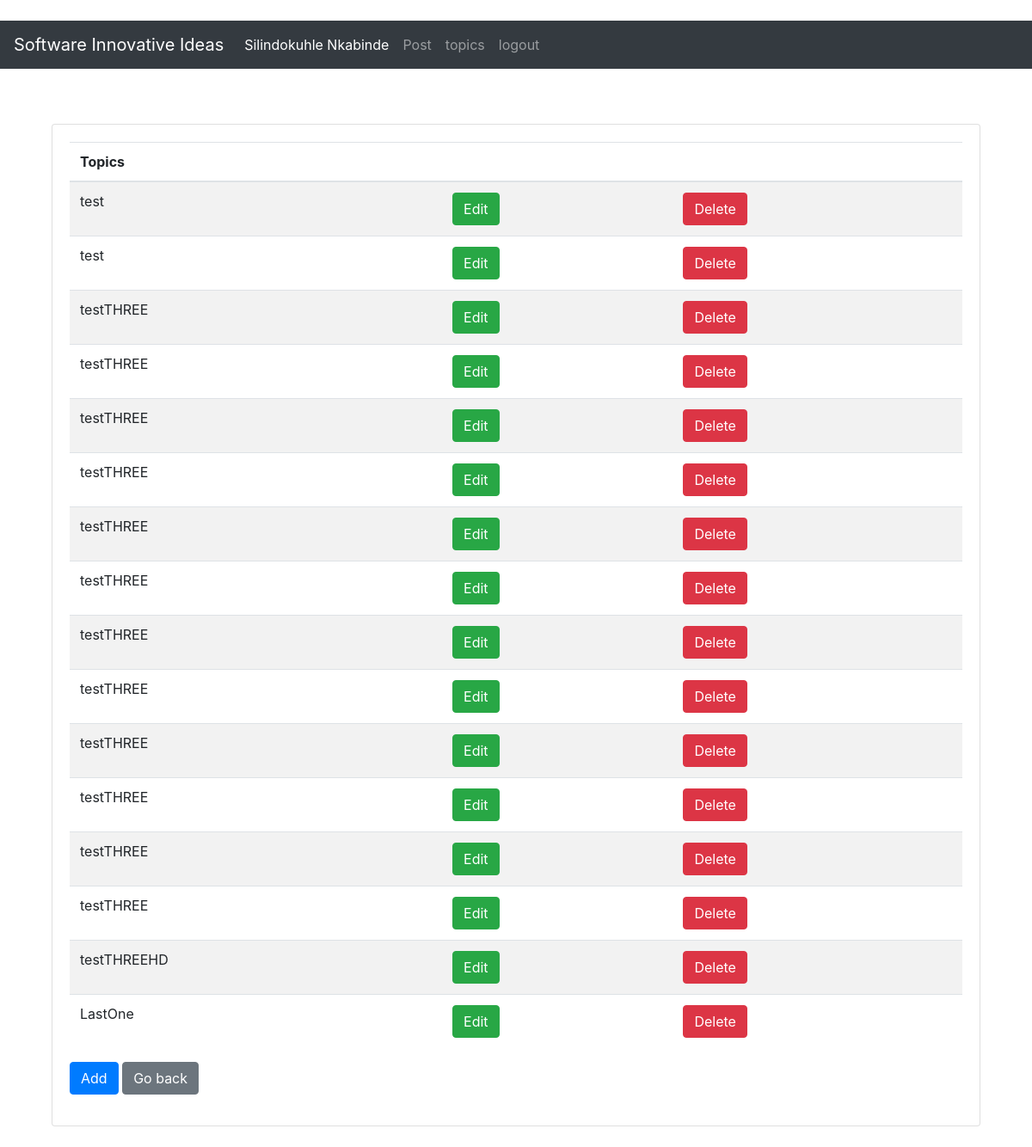
Before: /topics/16 with the older database file.
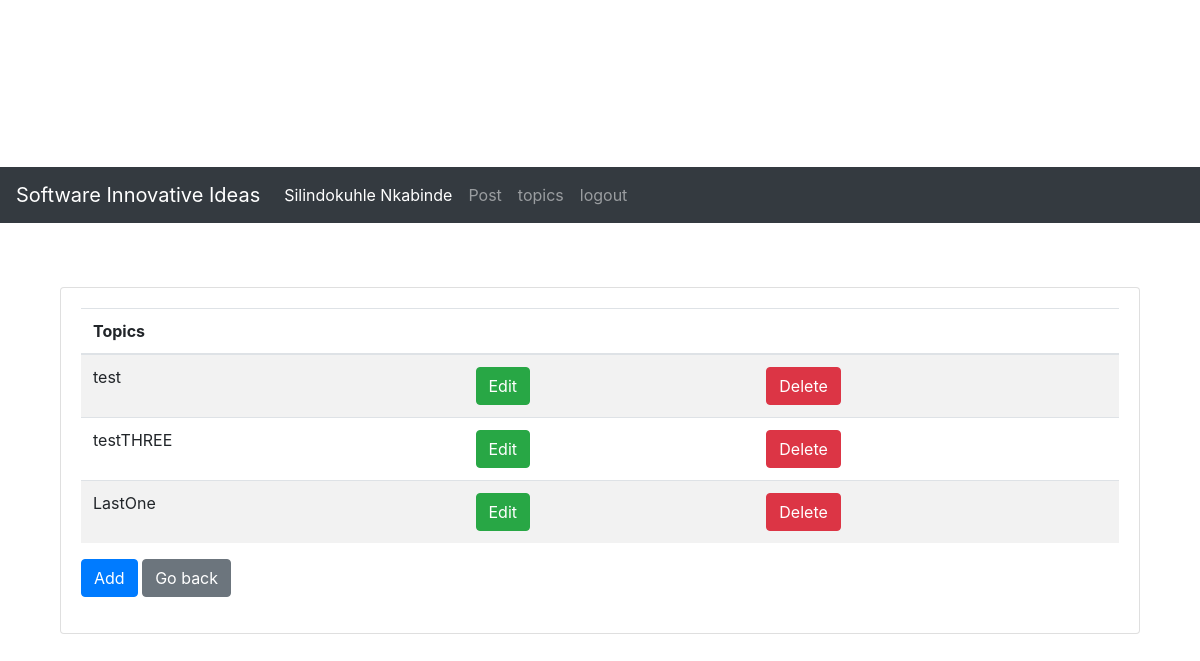
After: the same page with the newer database file.
### blog/models.py (models this page shows)
class Topics(models.Model):
	topic = models.CharField(max_length=255)
	topic_date = models.DateTimeField(max_length=50)

### blog/views.py (the view)
# urls.py: path('topics/<int:userid>', views.topics, name='topics'),
def topics(request, userid):
    print(userid)
    listtopicsqueryresult = topics_queries.list_topics_query();
    if listtopicsqueryresult["success"] == True:
        template = loader.get_template('topics.html')
        context = {"topics": listtopicsqueryresult["result"], "userid": userid}
        return HttpResponse(template.render(context, request))
    template = loader.get_template('topics.html')
    context = {"userid": userid}
    return HttpResponse(template.render(context, request))

### blog/topics_queries.py (called while the page is built)
def list_topics_query():
	result = {"success": False, "result": {}, "error": []}
	try:
		list_topics_query_result = Topics.objects.values().distinct()
		if list_topics_query_result is None:
			return result
		else:
			result["success"] = True
			result["result"] = list_topics_query_result
			result["error"] = []
			return result
		return result
	except Exception as error:
			result["success"] = False
			result["result"] = {}
			result["error"].append(error)
	return result

### blog/templates/topics.html (shortened to what this page needs)
﻿<!DOCTYPE html>
{% load static %}
<html lang="en" xmlns="http://www.w3.org/1999/xhtml">
<head>
    <link rel="stylesheet" href="{% static '.\bootstrap\dist\css\bootstrap.css' %}">
    <link rel="stylesheet" href="{% static '.\bootstrap\dist\css\website\landing.css' %}">
</head>
<body>
    <nav class="navbar navbar-expand-lg navbar-dark bg-dark">
        <a class="navbar-brand" href="#">Software Innovative Ideas</a>
        <div class="collapse navbar-collapse" id="navbarSupportedContent">
            <ul class="navbar-nav mr-auto">
                <li class="nav-item active">
                    <a class="nav-link" href="./myprofile.html">Silindokuhle Nkabinde<span class="sr-only">(current)</span></a>
                </li>
                <li class="nav-item">
                    <a class="nav-link" href="./addpost.html">Post</a>
                </li>
                <li class="nav-item">
                    <a class="nav-link" href="./topics.html">topics</a>
                </li>
                <li class="nav-item">
                    <a class="nav-link" href="/logout/">logout</a>
                </li>
            </ul>
        </div>
    </nav>
    <div class="pt-5 container">
        <div class="row">
            <div class="col-md-12">
                <div class="pt-3 pb-4 container ">
                    <div class="pb-3 card">
                        <div class="card-body">
                            <table class="table table-striped">
                                <thead>
                                    <tr>
                                        <th>Topics</th>
                                        <th></th>
                                        <th></th>
                                    </tr>
                                </thead>
                                <tbody>
                                    {% for x in topics %}
                                    <tr>
                                        <td>{{ x.topic }}</td>
                                        <td><a href="/edittopic/{{x.id}}" class="btn btn-success">Edit</a></td>
                                        <td><a href="/deletetopic/{{x.id}}" class="btn btn-danger">Delete</a></td>
                                    </tr>
                                    {% endfor %}
                                </tbody>
                            </table>
                            <a href="/addtopic/" class="btn btn-primary">Add</a>
                            <a href="/landing/{{userid}}" class="btn btn-secondary">Go back</a>
                        </div>
                    </div>
                </div>
            </div>
        </div>
    </div>
</body>
</html>

Changed rows visible on the page:
removed Topics: topic "test"
removed Topics: topic "testTHREE"
removed Topics: topic "testTHREE"
removed Topics: topic "testTHREE"
removed Topics: topic "testTHREE"
removed Topics: topic "testTHREE"
removed Topics: topic "testTHREE"
removed Topics: topic "testTHREE"
removed Topics: topic "testTHREE"
removed Topics: topic "testTHREE"
removed Topics: topic "testTHREE"
removed Topics: topic "testTHREE"
removed Topics: topic "testTHREEHD"
